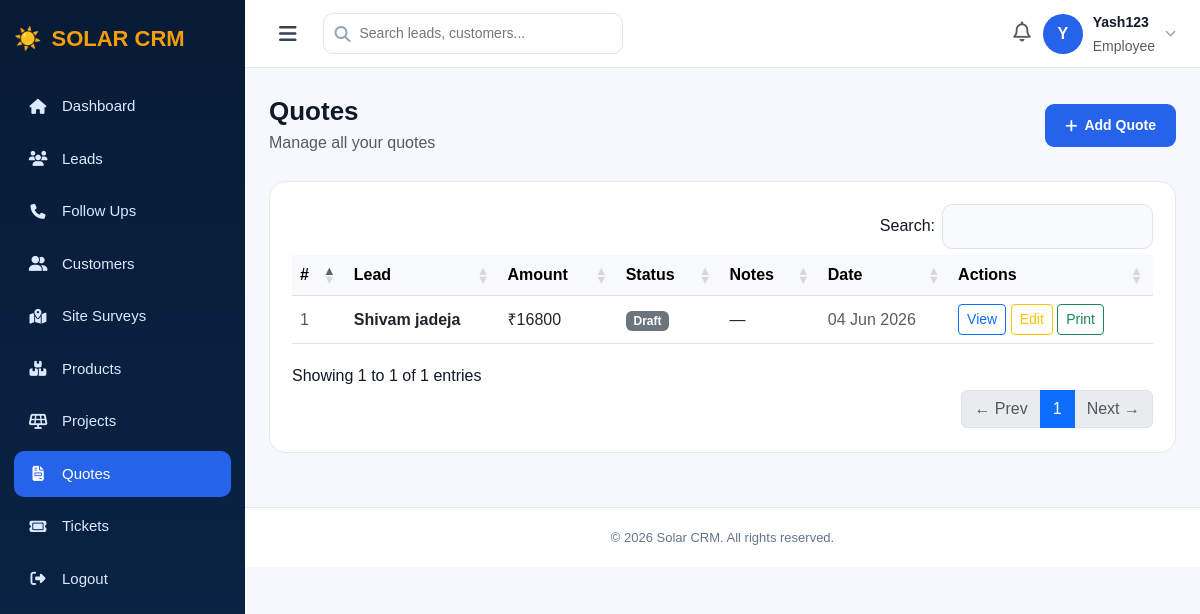
/quotes/ (signed in), run on an earlier commit of the app's database.
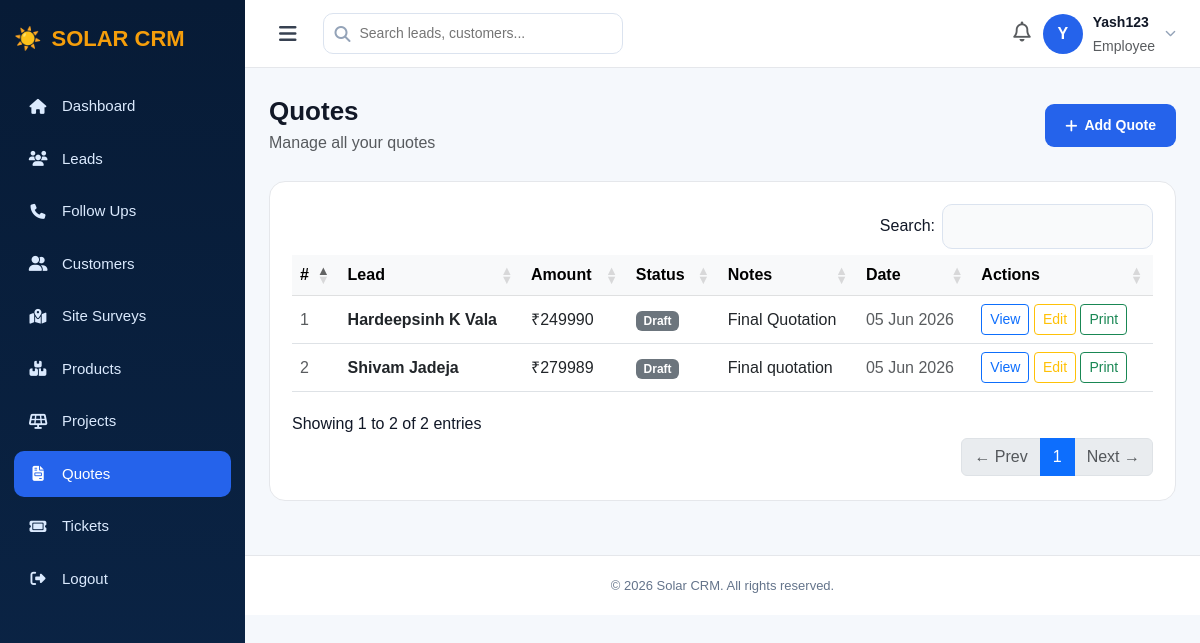
And on a later commit of the database.
### app/models.py (models this page shows, shortened)
class Quote(models.Model):
    STATUS_CHOICES = [
        ('Draft', 'Draft'),
        ('Sent', 'Sent'),
        ('Accepted', 'Accepted'),
        ('Rejected', 'Rejected'),
    ]
    lead = models.ForeignKey(Lead, on_delete=models.CASCADE)
    amount = models.DecimalField(max_digits=12, decimal_places=2, default=0)
    status = models.CharField(max_length=50, choices=STATUS_CHOICES, default='Draft')
    notes = models.TextField(blank=True, null=True)
    created_at       = models.DateTimeField(auto_now_add=True)
    system_kw        = models.DecimalField(max_digits=6, decimal_places=2, null=True, blank=True)
    discount_percent = models.DecimalField(max_digits=5, decimal_places=2, default=0)
    discount_amount  = models.DecimalField(max_digits=12, decimal_places=2, default=0)
    gst_rate         = models.IntegerField(default=12)
    gst_amount       = models.DecimalField(max_digits=12, decimal_places=2, default=0)
    apply_gst        = models.BooleanField(default=False)
    apply_subsidy    = models.BooleanField(default=False)
    subsidy_amount   = models.DecimalField(max_digits=12, decimal_places=2, default=0)
    final_amount     = models.DecimalField(max_digits=12, decimal_places=2, default=0)
    manual_amount    = models.DecimalField(max_digits=12, decimal_places=2, null=True, blank=True)

class Lead(models.Model):
    STATUS_CHOICES = [
        ('New', 'New'),
        ('Contacted', 'Contacted'),
        ('Qualified', 'Qualified'),
        ('Proposal', 'Proposal'),
        ('Won', 'Won'),
        ('Lost', 'Lost'),
    ]
    name = models.CharField(max_length=100)
    email = models.EmailField()
    phone = models.CharField(max_length=15)
    description = models.TextField(blank=True, null=True)
    status = models.CharField(max_length=50, choices=STATUS_CHOICES, default='New')
    budget = models.DecimalField(max_digits=12, decimal_places=2, default=0)
    created_at = models.DateTimeField(auto_now_add=True)
    assigned_to = models.ForeignKey(User, on_delete=models.SET_NULL, null=True, blank=True, related_name='assigned_leads')
    monthly_bill = models.DecimalField(max_digits=10, decimal_places=2, null=True, blank=True)
    solar_kwh_required = models.DecimalField(max_digits=6, decimal_places=2, null=True, blank=True)

### app/views.py (the view)
# urls.py: path('quotes/', views.quotes, name='quotes'),
@login_required
def quotes(request):
    if request.user.is_superuser:
        quotes = Quote.objects.all().order_by('-created_at')
    else:
        quotes = Quote.objects.filter(
            lead__assigned_to=request.user
        ).order_by('-created_at')
    return render(request, 'quotes.html', {'quotes': quotes})

### app/templates/quotes.html (shortened to what this page needs)
{% extends 'base.html' %}
{% block nav_quotes %}class="active"{% endblock %}
{% block extra_css %}
<link rel="stylesheet" href="https://cdn.datatables.net/1.13.6/css/dataTables.bootstrap5.min.css">
<link rel="stylesheet" href="https://cdn.datatables.net/buttons/2.4.1/css/buttons.bootstrap5.min.css">
{% endblock %}
{% block content %}
<div class="page-header">
    <div>
        <h2>Quotes</h2>
        <p class="text-muted mb-0">Manage all your quotes</p>
    </div>
    <a href="/quotes/add/" class="add-btn">
    <i class="fa-solid fa-plus"></i>
    Add Quote
</a>
</div>
<div class="panel">
    {% if quotes %}
    <div class="table-responsive">
        <table id="dataTable" class="table table-hover align-middle mb-0">
            <thead class="table-light">
                <tr>
                    <th>#</th>
                    <th>Lead</th>
                    <th>Amount</th>
                    <th>Status</th>
                    <th>Notes</th>
                    <th>Date</th>
                    <th>Actions</th>
                </tr>
            </thead>
            <tbody>
                {% for q in quotes %}
                <tr>
                    <td class="text-muted">{{ forloop.counter }}</td>
                    <td>
                        <strong>{{ q.lead.name }}</strong>
                    </td>
                    <td>
                        ₹{{ q.amount|floatformat:0 }}
                    </td>
                    <td>
                        {% if q.status == 'Accepted' %}
                            <span class="badge bg-success">{{ q.status }}</span>
                        {% elif q.status == 'Rejected' %}
                            <span class="badge bg-danger">{{ q.status }}</span>
                        {% elif q.status == 'Sent' %}
                            <span class="badge bg-primary">{{ q.status }}</span>
                        {% else %}
                            <span class="badge bg-secondary">{{ q.status }}</span>
                        {% endif %}
                    </td>
                    <td>
                        {{ q.notes|default:"—"|truncatechars:40 }}
                    </td>
                    <td class="text-muted">
                        {{ q.created_at|date:"d M Y" }}
                    </td>
                    <td>
                        <a href="/quotes/{{ q.id }}/view/"
                           class="btn btn-sm btn-outline-primary">
                            View
                        </a>
                        <a href="/quotes/{{ q.id }}/edit/"
                           class="btn btn-sm btn-outline-warning">
                            Edit
                        </a>
                        <button type="button"
                         class="btn btn-sm btn-outline-success"
                         onclick="printQuote({{ q.id }})">
                        Print
                        </button>
                    </td>
                </tr>
                {% endfor %}
            </tbody>
        </table>
    </div>
    {% endif %}
</div>
{% endblock %}

### app/templates/base.html (shortened to what this page needs)
<!DOCTYPE html>
<html>
<head>
    <link href="https://cdn.jsdelivr.net/npm/bootstrap@5.3.0/dist/css/bootstrap.min.css" rel="stylesheet">
    <link href="https://cdnjs.cloudflare.com/ajax/libs/font-awesome/6.5.1/css/all.min.css" rel="stylesheet">
    {% block extra_css %}{% endblock %}
</head>
<body>
<div class="sidebar" id="sidebar">
    <div class="brand">☀️ <span class="brand-text"><span>SOLAR</span> CRM</span></div>
    <div class="menu">
        <a href="/dashboard/"    {% block nav_dashboard    %}{% endblock %} ><i class="fa-solid fa-house"></i><span class="menu-label"> Dashboard</span></a>
        <a href="/leads/"        {% block nav_leads        %}{% endblock %} ><i class="fa-solid fa-users"></i><span class="menu-label"> Leads</span></a>
        <a href="/followups/"    {% block nav_followups    %}{% endblock %} ><i class="fa-solid fa-phone"></i><span class="menu-label"> Follow Ups</span></a>
        <a href="/customers/"    {% block nav_customers    %}{% endblock %} ><i class="fa-solid fa-user-group"></i><span class="menu-label"> Customers</span></a>
        <a href="/site-surveys/" {% block nav_site_surveys %}{% endblock %} ><i class="fa-solid fa-map-location-dot"></i><span class="menu-label"> Site Surveys</span></a>
        <a href="/products/"     {% block nav_products     %}{% endblock %} ><i class="fa-solid fa-boxes-stacked"></i><span class="menu-label"> Products</span></a>
        <a href="/projects/"     {% block nav_projects     %}{% endblock %} ><i class="fa-solid fa-solar-panel"></i><span class="menu-label"> Projects</span></a>
        <a href="/quotes/"       {% block nav_quotes       %}{% endblock %} ><i class="fa-solid fa-file-invoice"></i><span class="menu-label"> Quotes</span></a>
        <a href="/tickets/"      {% block nav_tickets      %}{% endblock %} ><i class="fa-solid fa-ticket"></i><span class="menu-label"> Tickets</span></a>
        <a href="/logout/"><i class="fa-solid fa-right-from-bracket"></i><span class="menu-label"> Logout</span></a>
    </div>
</div>
<div class="main" id="main">
    <div class="topbar">
        <div class="d-flex align-items-center gap-3">
            <button class="hamburger" onclick="toggleSidebar()"><i class="fa-solid fa-bars"></i></button>
            <div class="search-wrapper">
                <i class="fa-solid fa-magnifying-glass search-icon"></i>
                <input class="search-box" id="liveSearch" placeholder="Search leads, customers..." autocomplete="off">
            </div>
        </div>
        <div class="admin-box" style="position:relative;">
    <div class="notif-bell" id="notifBell" onclick="toggleNotifications()">
        <i class="fa-regular fa-bell fs-5 text-muted"></i>
    </div>
    <div onclick="toggleProfile()" style="display:flex;align-items:center;gap:10px;cursor:pointer;">
        <div class="avatar">{{ request.user.username|slice:":1"|upper }}</div>
        <div>
            <strong style="font-size:14px;">{{ request.user.username }}</strong><br>
            <small class="text-muted">
                {% if request.user.is_superuser %}Admin{% else %}Employee{% endif %}
            </small>
        </div>
        <i class="fa-solid fa-chevron-down" style="font-size:11px;color:#94a3b8;"></i>
    </div>
        </div>
</div>
    <div class="content">
        {% block content %}{% endblock %}
    </div>
    <div class="footer">© 2026 Solar CRM. All rights reserved.</div>
</div>
</body>
</html>

### app/templates/base.html (style rules this page uses)
* { box-sizing: border-box; }
body { margin: 0; background: #f5f8fc; font-family: Arial, sans-serif; color: #111827; }
.sidebar { width: 245px; height: 100vh; position: fixed; left: 0; top: 0; background: linear-gradient(180deg, #071b36, #0b2547); color: white; padding: 22px 14px; overflow-y: auto; overflow-x: hidden; transition: width 0.3s ease, transform 0.3s ease; z-index: 1100; }
.brand { font-size: 22px; font-weight: 800; margin-bottom: 28px; display: flex; align-items: center; gap: 10px; white-space: nowrap; overflow: hidden; }
.brand span { color: #f59e0b; }
.menu a { display: flex; align-items: center; gap: 14px; padding: 12px 14px; margin-bottom: 6px; color: #dbeafe; text-decoration: none; border-radius: 10px; font-size: 15px; white-space: nowrap; overflow: hidden; transition: all 0.2s; }
.menu a i { flex-shrink: 0; width: 20px; text-align: center; }
.menu a.active, .menu a:hover { background: #2563eb; color: white; }
.main { margin-left: 245px; min-height: 100vh; transition: margin-left 0.3s ease; }
.topbar { height: 68px; background: white; border-bottom: 1px solid #e5e7eb; padding: 0 24px; display: flex; align-items: center; justify-content: space-between; position: sticky; top: 0; z-index: 999; }
.hamburger { cursor: pointer; font-size: 20px; color: #374151; background: none; border: none; padding: 6px 10px; border-radius: 8px; transition: background 0.2s, transform 0.15s; }
.admin-box { display: flex; align-items: center; gap: 12px; }
.avatar { width: 40px; height: 40px; border-radius: 50%; background: #2563eb; display: flex; align-items: center; justify-content: center; color: white; font-weight: bold; font-size: 16px; }
.search-wrapper { position: relative; }
.search-box { width: 300px; border: 1px solid #dbe3ef; border-radius: 10px; padding: 9px 14px 9px 36px; color: #64748b; font-size: 14px; }
.search-icon { position: absolute; left: 12px; top: 50%; transform: translateY(-50%); color: #94a3b8; }
.notif-bell { position: relative; cursor: pointer; }
.content { padding: 28px 24px; }
.page-header { display: flex; justify-content: space-between; align-items: center; margin-bottom: 26px; }
.page-header h2 { font-weight: 800; margin-bottom: 4px; font-size: 26px; }
.panel { background: white; border: 1px solid #e5e7eb; border-radius: 16px; padding: 22px; }
.add-btn { background: #2563eb; color: white; border: none; padding: 11px 20px; border-radius: 9px; text-decoration: none; font-size: 14px; font-weight: 600; cursor: pointer; display: inline-flex; align-items: center; gap: 7px; transition: background 0.2s, transform 0.15s, box-shadow 0.2s; }
.footer { text-align: center; padding: 20px; color: #64748b; border-top: 1px solid #e5e7eb; background: white; margin-top: 26px; font-size: 13px; }

What changed in the data, as far as the page shows it:
removed Quote: lead.name "Shivam jadeja", amount "16800", status "Draft", notes "—", created_at "04 Jun 2026"
added Quote: lead.name "Hardeepsinh K Vala", amount "249990", status "Draft", notes "Final Quotation", created_at "05 Jun 2026"
added Quote: lead.name "Shivam Jadeja", amount "279989", status "Draft", notes "Final quotation", created_at "05 Jun 2026"
Also different on the page:
text written by a page script: "Search: Showing 1 to 1 of 1 entries ← Prev 1 Next →" → "Search: Showing 1 to 2 of 2 entries ← Prev 1 Next →"
